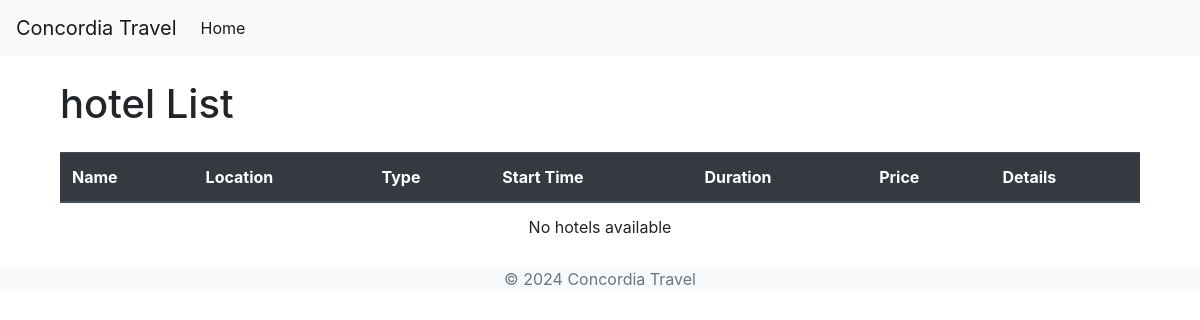
Page /packages/activities/ on the earlier database version.
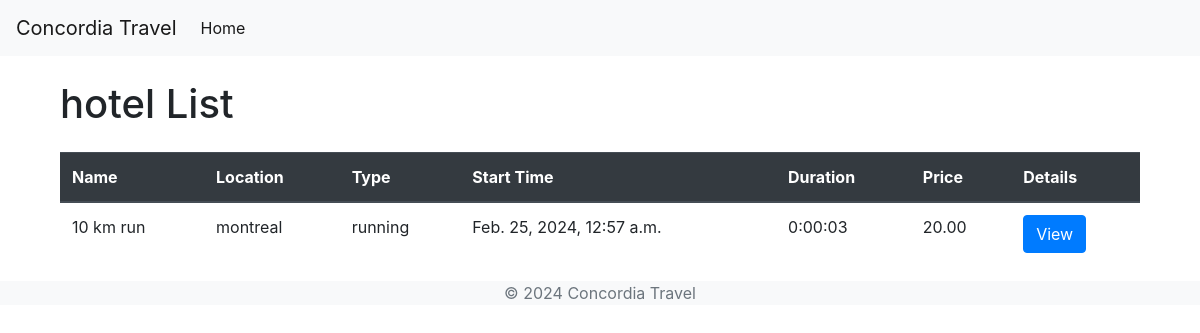
Same page on the later database version.
### packages/models.py (models this page shows)
class Activity(models.Model):
    name = models.CharField(max_length=100)
    location = models.CharField(max_length=100)
    type = models.CharField(max_length=50)  # E.g., sightseeing, hiking, etc.
    start_time = models.DateTimeField()
    duration = models.DurationField()
    price = models.DecimalField(max_digits=10, decimal_places=2)
    description = models.TextField(blank=True, null=True)  # Allows for an optional description

### packages/views.py (the view)
# urls.py: path('activities/', views.ActivityListView.as_view(), name='activity-list'),
class ActivityListView(ListView):
    model = Activity
    template_name = 'activities/activity_list.html'
    context_object_name = 'activities'

### packages/templates/packages/activity_list.html (shortened to what this page needs)
{% extends 'packages/base.html' %}
{% block content %}
<div class="container mt-4">
    <h1 class="mb-4">hotel List</h1>
    <table class="table">
        <thead class="thead-dark">
            <tr>
                <th scope="col">Name</th>
                <th scope="col">Location</th>
                <th scope="col">Type</th>
                <th scope="col">Start Time</th>
                <th scope="col">Duration</th>
                <th scope="col">Price</th>
                <th scope="col">Details</th>
            </tr>
        </thead>
        <tbody>
            {% for activity in activities %}
            <tr>
                <td>{{ activity.name }}</td>
                <td>{{ activity.location }}</td>
                <td>{{ activity.type }}</td>
                <td>{{ activity.start_time }}</td>
                <td>{{ activity.duration }}</td>
                <td>{{ activity.price }}</td>
                <td><a href="{% url 'activities_detail' activity.pk %}" class="btn btn-primary">View</a></td>
            </tr>
            {% empty %}
            <tr>
                <td colspan="7" class="text-center">No hotels available</td>
            </tr>
            {% endfor %}
        </tbody>
    </table>
</div>
{% endblock %}

### packages/templates/packages/base.html (shortened to what this page needs)
{% load static %}
<!DOCTYPE html>
<html lang="en">
<head>
    <link rel="stylesheet" href="{% static 'styles/bootstrap4/bootstrap.min.css' %}">
</head>
<body>
<nav class="navbar navbar-expand-lg navbar-light bg-light">
  <a class="navbar-brand" href="#">Concordia Travel</a>
  <div class="collapse navbar-collapse" id="navbarNav">
    <ul class="navbar-nav">
      <li class="nav-item active">
        <a class="nav-link" href="#">Home <span class="sr-only">(current)</span></a>
      </li>
    </ul>
  </div>
</nav>
<div class="container mt-4">
    {% block content %}{% endblock %}
</div>
<footer class="footer bg-light">
    <div class="container text-center">
        <span class="text-muted">© 2024 Concordia Travel</span>
    </div>
</footer>
</body>
</html>

Differences in the rows shown:
added Activity: name "10 km run", location "montreal", type "running", start_time "Feb. 25, 2024, 12:57 a.m.", duration "0:00:03", price "20.00"
Other differences:
text no longer shown: "No hotels available"
